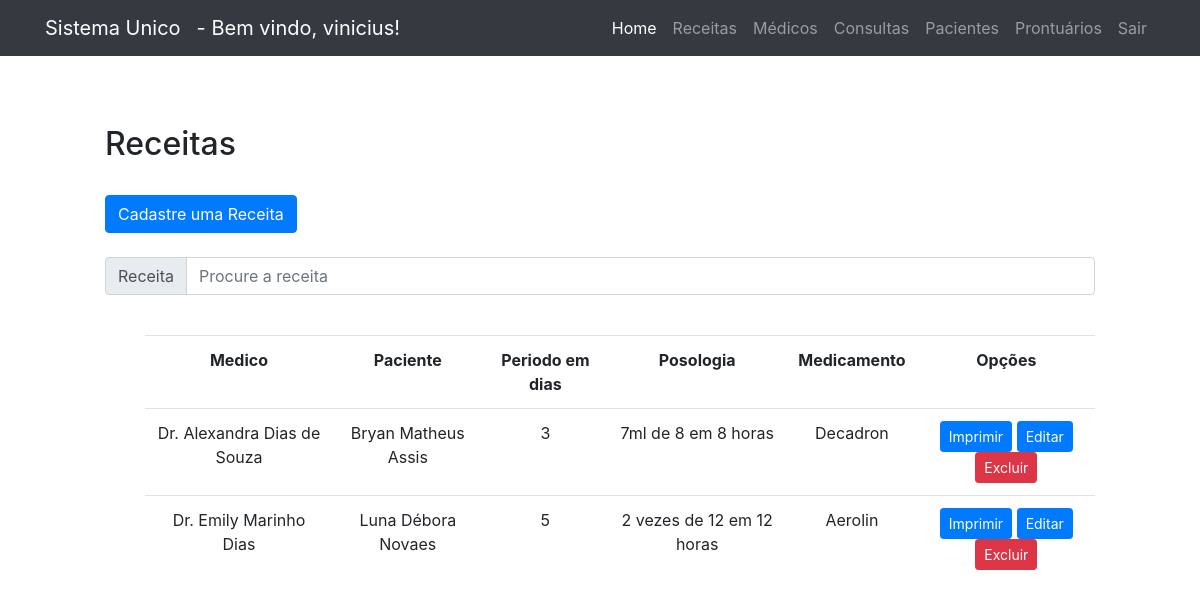
Screenshot of /public/prescription/listPrescription.php (signed in) with the database file from the repository.
### tables this page shows
CREATE TABLE `usuarios` (
  `id_usuario` int(11) NOT NULL,
  `user` varchar(20) DEFAULT NULL,
  `senha` varchar(100) DEFAULT NULL,
  `prioridade` int(11) DEFAULT NULL,
  `nome` varchar(100) DEFAULT NULL
);

CREATE TABLE `receita` (
  `id` int(11) NOT NULL,
  `crm_medico` varchar(6) NOT NULL,
  `cpf_paciente` varchar(11) NOT NULL,
  `periodo` int(11) NOT NULL,
  `posologia` varchar(100) NOT NULL,
  `medicamento` varchar(100) NOT NULL
);

CREATE TABLE `medico` (
  `CRM` varchar(6) NOT NULL,
  `nome` varchar(200) NOT NULL,
  `idade` int(11) NOT NULL,
  `especialidade_id` int(11) NOT NULL
);

CREATE TABLE `paciente` (
  `CPF` varchar(11) NOT NULL,
  `nome` varchar(200) NOT NULL,
  `idade` int(11) NOT NULL,
  `contato` varchar(13) NOT NULL,
  `rua` varchar(100) NOT NULL,
  `bairro` varchar(50) NOT NULL,
  `numero` int(11) NOT NULL
);

### public/prescription/listPrescriptionNoSearch.php (the view, shortened to what this page needs)
<?php
include("../../data/db_connection.php");
$sql = "SELECT * FROM receita";
$dadosConsulta = $connection->query($sql);
if ($dadosConsulta->num_rows > 0 ) {
?>
    <div style="margin-left: 100px; margin-right: 100px;">
        <br>
        <table class="table" style="text-align: center;">
            <tr>
                <th>Medico</th>
                <th>Paciente</th>
                <th>Periodo em dias</th>
                <th>Posologia</th>
                <th>Medicamento</th>
                <th>Opções</th>
            </tr>
            <?php
            while ($exibir = $dadosConsulta->fetch_assoc()) {
            ?>
                <tr>
                    <td><?php
                        $sql = "SELECT nome FROM medico WHERE CRM = '" . $exibir["crm_medico"] . "'";
                        $resultado = $connection->query($sql);
                        $row = $resultado->fetch_assoc();
                        echo $row["nome"];
                        ?></td>
                    <td><?php
                        $sql = "SELECT nome FROM paciente WHERE CPF = " . $exibir["cpf_paciente"];
                        $resultado = $connection->query($sql);
                        $row = $resultado->fetch_assoc();
                        echo $row["nome"];
                        ?></td>
                    <td><?php echo $exibir["periodo"] ?></td>
                    <td><?php echo $exibir["posologia"] ?></td>
                    <td><?php echo $exibir["medicamento"] ?></td>
                    <td>
                        <button type="button" class="btn btn-primary btn-sm">
                            <a href="printPrescription.php?id=<?php echo $exibir["id"] ?>" style="text-decoration: none; color: white">Imprimir</a>
                        </button>
                        <?php
                        if (isset($_SESSION['medico']) or  isset($_SESSION['adm'])) {
                        ?>
                            <button type="button" class="btn btn-primary btn-sm">
                                <a href="editPrescription.php?id=<?php echo $exibir["id"] ?>" style="text-decoration: none; color: white">Editar</a>
                            </button>
                            <button type="submit" class="btn btn-danger btn-sm" formmethod="post">
                            <a href="deletePrescription.php?id=<?php echo $exibir["id"] ?>" style="text-decoration: none; color: white"> Excluir </a>
                        </button>
                        <?php
                        }
                        ?>
                    </td>
                </tr>
            <?php
            }
            ?>
        </table>
    </div>
<?php
} else {
    echo "Nenhum registro encontrado.";
}
?>

### public/templates/header.php (shortened to what this page needs)
<?php
include_once("../../data/db_connection.php");
?>
<!DOCTYPE html>
<html lang="en">
<head>
  <link rel="stylesheet" href="https://maxcdn.bootstrapcdn.com/bootstrap/4.5.2/css/bootstrap.min.css">
  <link rel="stylesheet" href="../styles/main.css" />
</head>
<body>
  <nav class="navbar navbar-expand-lg navbar-dark bg-dark fixed-top">
    <div class="container">
      <a class="navbar-brand" href="#">Sistema Unico</a>
      <?php
if (isset($_SESSION['paciente'])) {
  $id=$_SESSION['paciente'];
}else{
  if (isset($_SESSION['medico'])) {
    $id=$_SESSION['medico'];
}else{
  if (isset($_SESSION['adm'])) {
    $id=$_SESSION['adm'];
  }
}
}
      if (isset($_SESSION['paciente']) or isset($_SESSION['medico']) or isset($_SESSION['adm'])) {
      $sql3 = "SELECT nome from  usuarios where id_usuario = $id";
      $resultado3 = $connection->query($sql3);
      $row = $resultado3->fetch_assoc();
      $nome=$row["nome"];
      ?>
        <a class="navbar-brand" href="#"><?php echo "- Bem vindo, ".$nome."!"; ?></a>
      <?php
      }
      ?>
      <div class="collapse navbar-collapse" id="navbarResponsive">
        <ul class="navbar-nav ml-auto">
          <?php
          if (isset($_SESSION['medico']) or isset($_SESSION['paciente']) or isset($_SESSION['adm'])) {
          ?>
            <li class="nav-item active">
              <a class="nav-link" href="../home/home.php">Home
              </a>
            </li>
            <li class="nav-item">
              <a class="nav-link" href="../prescription/listPrescription.php">Receitas</a>
            </li>
          <?php
          }
          ?>
          <?php
          if (isset($_SESSION['adm'])) {
          ?>
            <li class="nav-item">
              <a class="nav-link" href="../doctor/listDoctor.php">Médicos</a>
            </li>
          <?php
          }
          ?>
          <?php
          if (isset($_SESSION['adm']) or isset($_SESSION['medico'])) {
          ?>
            <li class="nav-item">
              <a class="nav-link" href="../medicalConsultation/listMedicalConsult.php">Consultas</a>
            </li>
            <li class="nav-item">
              <a class="nav-link" href="../patient/listPatient.php">Pacientes</a>
            </li>
            <li class="nav-item">
              <a class="nav-link" href="../medicalRecord/listMedicalRecord.php">Prontuários</a>
            </li>
          <?php
          }
          ?>
          <?php
          if (isset($_SESSION['medico']) or isset($_SESSION['paciente']) or isset($_SESSION['adm'])) {
          ?>
            <li class="nav-item">
              <a class="nav-link" href="../auth/sair.php">Sair</a>
            </li>
          <?php
          }
          ?>
        </ul>
      </div>
    </div>
  </nav>
  <br>
  <br>
</body>
</html>

### public/styles/main.css (style rules this page uses)
body { padding: 5px; }

### rows the page displays
usuarios: nome "vinicius"
receita: crm_medico.nome "Dr. Alexandra Dias de Souza", cpf_paciente.nome "Bryan Matheus Assis", periodo "3", posologia "7ml de 8 em 8 horas", medicamento "Decadron"
receita: crm_medico.nome "Dr. Emily Marinho Dias", cpf_paciente.nome "Luna Débora Novaes", periodo "5", posologia "2 vezes de 12 em 12 horas", medicamento "Aerolin"
